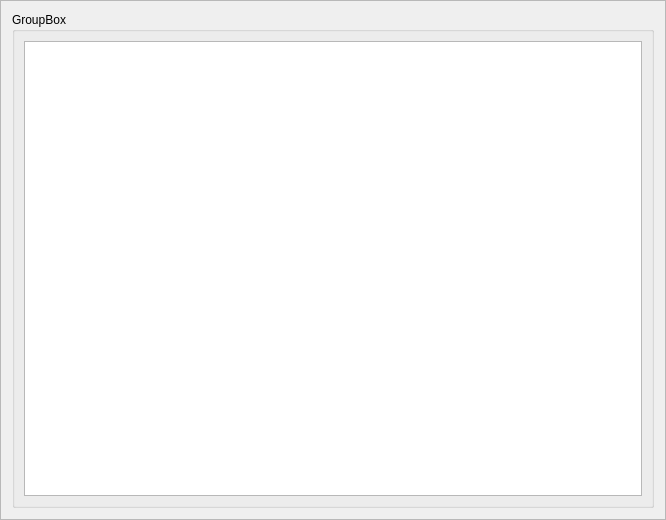
<?xml version="1.0" encoding="UTF-8"?>
<ui version="4.0">
 <class>Frame</class>
 <widget class="QFrame" name="Frame">
  <property name="geometry">
   <rect>
    <x>0</x>
    <y>0</y>
    <width>666</width>
    <height>520</height>
   </rect>
  </property>
  <property name="windowTitle">
   <string>Frame</string>
  </property>
  <property name="frameShape">
   <enum>QFrame::StyledPanel</enum>
  </property>
  <property name="frameShadow">
   <enum>QFrame::Raised</enum>
  </property>
  <layout class="QGridLayout" name="gridLayout">
   <item row="0" column="0">
    <widget class="QGroupBox" name="groupBox">
     <property name="title">
      <string>GroupBox</string>
     </property>
     <layout class="QGridLayout" name="gridLayout_2">
      <item row="0" column="0">
       <widget class="QTextEdit" name="textEdit"/>
      </item>
     </layout>
    </widget>
   </item>
  </layout>
 </widget>
 <resources/>
 <connections/>
</ui>
